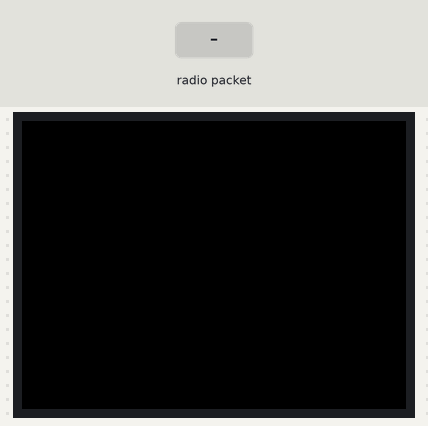
Recording of a sketch running on a simulated Arduino Mega 2560, built with avr-gcc and run on an emulated ATmega2560. On the bench: 128×96 colour display. The inputs (shaded band) are chosen by the test bench. The local clock reads 2024-03-15 10:24:30 at power-on unless the sketch sets it; no radio packets arrive unless stated; what the sketch prints to the serial monitor is not drawn.

Above: at 1.7 s.
1.8 s: radio packet "5" arrives
At 2.4 s:
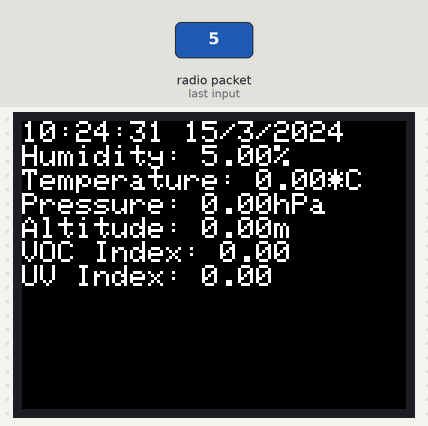
3.3 s: radio packet "90" arrives
At 3.6 s:
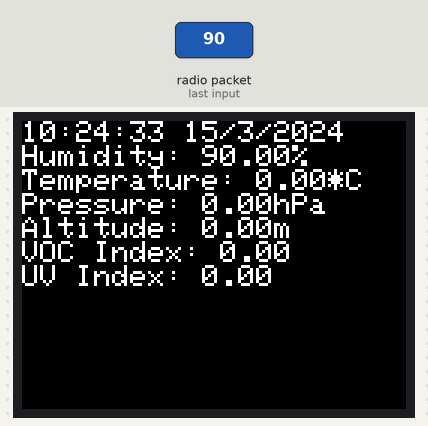
4.8 s: radio packet "200" arrives
At 5.9 s:
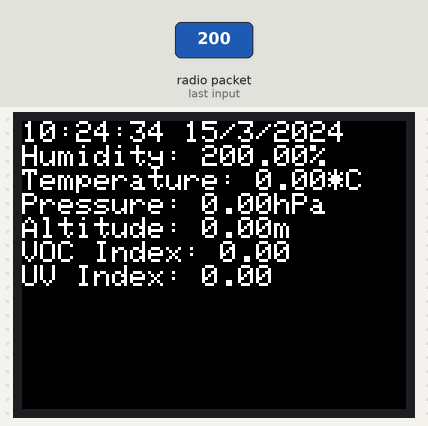
Timing chart, 0 to 7.8 s (numbered marks = the images above; inputs shaded):
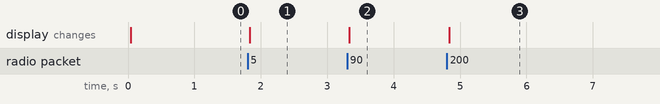

The sketch:

Experiment_4_RX.ino
```cpp
/*
 * Programmer: Justin Lam
 * Date: 03/05/24
 * Description: Receive humidity and temeprature, pressure, altitude, and air quality, UV index data via Lo-Ra radio, and time stamp the data
 *              and display data onto an OLED display.
*/

#include <SPI.h>
#include <RH_RF95.h>
#include <RTClib.h>
#include <Adafruit_GFX.h>
#include <Adafruit_SSD1351.h>
/*
 *--------------------------------------------*
 * Add any necessary library inclusions here. *
 *--------------------------------------------*
*/

#define RFM95_IRQ 3 // RFM95 interrupt pin.
#define RFM95_RST 4 // RFM95 reset pin.
#define RFM95_CS 8 // RFM95 slave select pin.
#define SCK_PIN 24 // SPI SCK pin.
#define MOSI_PIN 22 // SPI MOSI pin.
#define CS_PIN 12 // OLED display slave select pin.
#define RST_PIN 6 // OLED display reset pin.
#define DC_PIN 5 // OLED display data pin.

#define RFM95_FREQ 433.0 // Radio frequency of 433Hz.
#define SCREEN_WIDTH 128 // OLED display screen width.
#define SCREEN_HEIGHT 96 // OLED display screen height.
// Colours
#define BLACK 0x0000
#define BLUE 0x001F
#define RED 0xF800
#define GREEN 0x07E0
#define CYAN 0x07FF
#define MAGENTA 0xF81F
#define YELLOW 0xFFE0
#define WHITE 0xFFFF
/*
 *---------------------------------------------------------------------------------*
 * Add preprocessor definitions here.                                              *
 * All definitions must be named in all caps separated by an underscore character. *
 * Example: "#define MY_DEFINITION 0".                                             *
 *---------------------------------------------------------------------------------*
*/

void parse(int length, float *data, char *buffer); // Parse the data from a string to arry of float.
void displayClear(); // Clear the display.
void displayText(uint8_t size, uint16_t colour, uint16_t x, uint16_t y, String text); // Display a string on the OLED.
void displayData(uint8_t size, uint16_t colour, uint16_t x, uint16_t y); // Display the data from the data array on the OLED.
void pwrOLED(); // Power on or off the OLED module.
/*
 *------------------------------------------------------------------------*
 * Add any function forward declarations here.                            *
 * Function names should be in camel case: "void myFunction();".          *
 * The order of arguments are as follows: int->float->char->string->bool. *
 *------------------------------------------------------------------------*
 */

const int buttonPin = 11;
uint8_t dataLen = 0;
float values[6] = {0.0};
char data[RH_RF95_MAX_MESSAGE_LEN] = { '\0' };
char acknowledge[] = "Data Ok!";
String timeDate = "";
bool OLEDPwrState = false;
DateTime now;
/*
 *-------------------------------------------------------------------------*
 * Add any variables that are need to store sensor data here.              *
 * The order of variables are as follows: int->float->char->string->bool.  *
 * Always decalre and initialise your variables with a default value.      *
 * You do not need to intialise any custom datatype with a default value.  *
 * Use camel case for variable names: "int myVariable = 0;".               *
 *-------------------------------------------------------------------------*
*/

RH_RF95 rfm95(RFM95_CS, RFM95_IRQ); // Decalre RFM95 radio object.
RTC_DS3231 rtc; // Declare the DS3231 RTC object.
Adafruit_SSD1351 oled = Adafruit_SSD1351(SCREEN_WIDTH, SCREEN_HEIGHT, &SPI, CS_PIN, DC_PIN, RST_PIN); // Decalre the SSD1351 OLED driver object.
/*
 *---------------------------------------------*
 * Add any object decalrations here.           *
 * Name of object should be in all lower case. *
 *---------------------------------------------*
*/

void setup() {
  Serial.begin(115200); // Intialise serial communication.
  pinMode(RFM95_RST, OUTPUT); // Set RFM95 reset pin to output.
  pinMode(buttonPin, INPUT); // Set the push button pin to input.
  // Reset the RFM95 radio.
  digitalWrite(RFM95_RST, HIGH);
  delay(20);
  digitalWrite(RFM95_RST, LOW);
  delay(10);
  digitalWrite(RFM95_RST, HIGH);
  delay(10);
  attachInterrupt(digitalPinToInterrupt(buttonPin), pwrOLED, RISING); // Set up a hardware interrupt for the push button.

  // Initialise the RFM95 radio.
  while (!rfm95.init()) {
    Serial.println("Error: Failed to initialise RFM95!");
    Serial.println("Retrying...");
    delay(1000);
  }

  // Set the frequency of the RFM95 radio.
  while (!rfm95.setFrequency(RFM95_FREQ)) {
    Serial.println("Error: Failed to set frequency to to 433HZ!");
    Serial.println("Retrying...");
    delay(1000);
  }

  // Print the frequency to serial monitor.
  Serial.print("Frequency set to ");
  Serial.print(RFM95_FREQ);
  Serial.println("Hz.");
  rfm95.setTxPower(23, false);
  Serial.println("RFM95 successfully intitialised!"); // Set the transmission power level.

  // Initialise the DS3231.
  while (!rtc.begin()) {
    Serial.println("Error: Faile to initialise DS3231!");
    Serial.println("Retrying...");
    delay(1000);
  }

  if (rtc.lostPower()) { // Reset the time and date if power loss occured.
    Serial.println("RTC has lost power, resetting the time!");
    rtc.adjust(DateTime(F(__DATE__), F(__TIME__)));
  }

  Serial.println("DS3231 successfully initialised!");

  // Initialise the OLED
  oled.begin();
  /*
   *------------------------------------------------------------------------*
   * Add the initialisation of any modules here.                            *
   * Use a while loop to check for the intiialisation status as done above. *
   * Use a delay of 1s when retrying initialisation.                        *
   *------------------------------------------------------------------------*
  */

  delay(500);
}

void loop() {
  // Listen for any incoming packets.
  if (rfm95.available()) { // If received print the data received and send acknowledgement packet.
    dataLen = sizeof(data);
    now = rtc.now();

    // Parse and print the data received on the serial monitor.
    if (rfm95.recv((uint8_t *)data, &dataLen)) {
      // Format string for time and date.
      timeDate = String(now.hour()) + ':' + String(now.minute()) + ':' + String(now.second()) + ' ' + String(now.day()) + '/' + String(now.month()) + '/' + String(now.year());
      parse(6, values, data); // Parse the data received.
      Serial.println(timeDate); // Print the time and the date to serial monitor.
      // Print the data to the serial monitor.
      Serial.print(values[0]);
      Serial.println("%");
      Serial.print(values[1]);
      Serial.println("*C");
      Serial.print(values[2]);
      Serial.println("hPa");
      Serial.print(values[3]);
      Serial.println("m");
      Serial.println(values[4]);
      Serial.println(values[5]);
      Serial.println();
      // Display the data on the OLED.
      displayClear();
      displayData(1, WHITE, 0, 0);
      rfm95.send((uint8_t *)acknowledge, 9); // Send acknowledgement packet.
      rfm95.waitPacketSent(); // Wait until the acknowledgement packet has been sent.
    } // Print failure message if data reception has failed.
    else {
      Serial.println("Failed to receive data!");
    }
  }
}

// Parse the data from string to array of floats.
void parse(int length, float *data, char *buffer) {
  size_t len = strlen(buffer); // Not needed.
  char parseStr[30] = {'\0'}, tempStr[RH_RF95_MAX_MESSAGE_LEN] = {'\0'}; // Temporary strings.

  strcpy(tempStr, buffer); // Copy the data string from the incoming buffer.
  strcpy(parseStr, strtok(tempStr, " ")); // Read the first value.
  data[0] = atof(parseStr); // Convert the value from ASCII to float and store in array.

  for (int i = 1; i < length - 1; i++) // Convert the remaning data minus the last.
  {
    strcpy(parseStr, strtok(NULL, " "));
    data[i] = atof(parseStr);
  }

  // Convert the last data.
  strcpy(parseStr, strtok(NULL, "\0"));
  data[length - 1] = atof(parseStr);
}

// Clear the display.
void displayClear() {
  oled.fillScreen(BLACK); // Turn all the pixels of the OLED off.
}

// Display a string on the OLED.
void displayText(uint8_t size, uint16_t colour, uint16_t x, uint16_t y, String text) {
  oled.setTextSize(size); // Set text size.
  oled.setTextColor(colour); // Set text colour.
  oled.setCursor(x, y); // Set text starting point.
  oled.println(text); // Print the text on the OLED.
}

// Display the data from the data array on the OLED.
void displayData(uint8_t size, uint16_t colour, uint16_t x, uint16_t y) {
  oled.setTextSize(size); // Set text size.
  oled.setTextColor(colour); // Set text colour.
  oled.setCursor(x, y); // Set text starting point.
  oled.println(timeDate); // Print the current time and date string.
  // Display all data received onto the OLED.
  oled.print("Humidity: ");
  oled.print(values[0]);
  oled.println("%");
  oled.print("Temperature: ");
  oled.print(values[1]);
  oled.println("*C");
  oled.print("Pressure: ");
  oled.print(values[2]);
  oled.println("hPa");
  oled.print("Altitude: ");
  oled.print(values[3]);
  oled.println("m");
  oled.print("VOC Index: ");
  oled.println(values[4]);
  oled.print("UV Index: ");
  oled.println(values[5]);
}

// Power on or off the OLED module.
void pwrOLED() {
  OLEDPwrState = !OLEDPwrState; // Toggle between the button states.
  oled.enableDisplay(OLEDPwrState); // Toggle the power of the OLED module.
  delay(10);
}
/*
 *-----------------------------------------------*
 * All function definitions are to be made here. *
 *-----------------------------------------------*
*/
```

Measured:
- after the input at 1.8 s, the display: changes at once (image 1)
- after the input at 3.3 s, the display: changes at once (image 2)
- after the input at 4.8 s, the display: changes at once (image 3)
